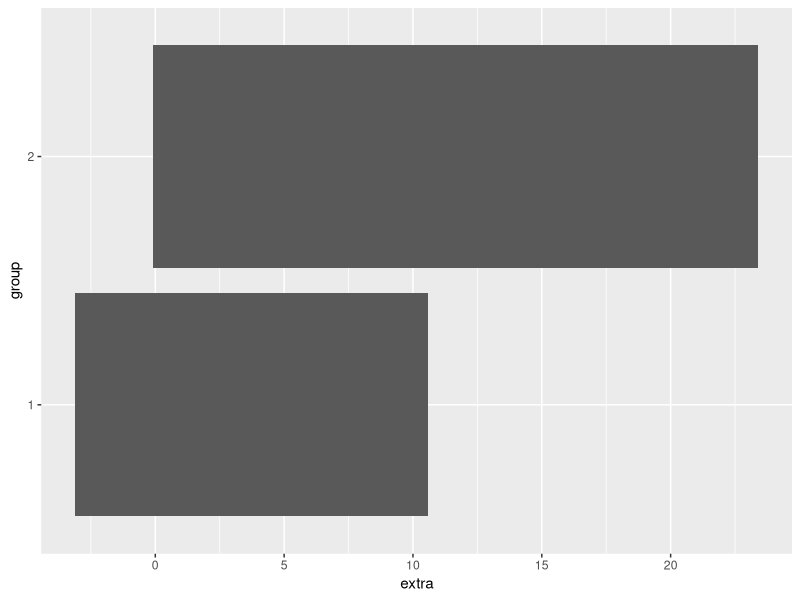

This chart was generated by the following R code:
## ---- chunk 1
knitr::opts_chunk$set(echo = TRUE)
library(tidyverse)
pt <- 0 # initialize point score
## ---- chunk 2
sp <- as_tibble(sleep)
dim(sp)

pt <- pt + 2
## ---- chunk 3

## ---- chunk 4
ggplot(data = sleep) + geom_bar(mapping = aes(x = extra, y = group), stat = "identity")

pt <- pt + 1
## ---- chunk 5

## ---- chunk 6
de <- tibble(share_2013 = c (41.5, 25.7, NA), share_2017 = c(33.0, 20.5, NA))

# Note: Replace NA by values. 

pt <- pt + 2
## ---- chunk 7

## ---- chunk 8

## ---- chunk 9

## ---- chunk 10

## ---- chunk 11

## ---- chunk 12

## ---- chunk 13

## ---- chunk 14

## ---- chunk 15

## ---- chunk 16

## ---- chunk 17

## ---- chunk 18
ir <- as.tibble(iris)
ir
dim(ir)

pt <- pt + 2
## ---- chunk 19

## ---- chunk 20

## ---- chunk 21

## ---- chunk 22

## ---- chunk 23

## ---- chunk 24

## ---- chunk 25

## ---- chunk 26

## ---- chunk 27

## ---- chunk 28

## ---- chunk 29

## ---- chunk 30

## ---- chunk 31

## ---- chunk 32

## ---- chunk 33

